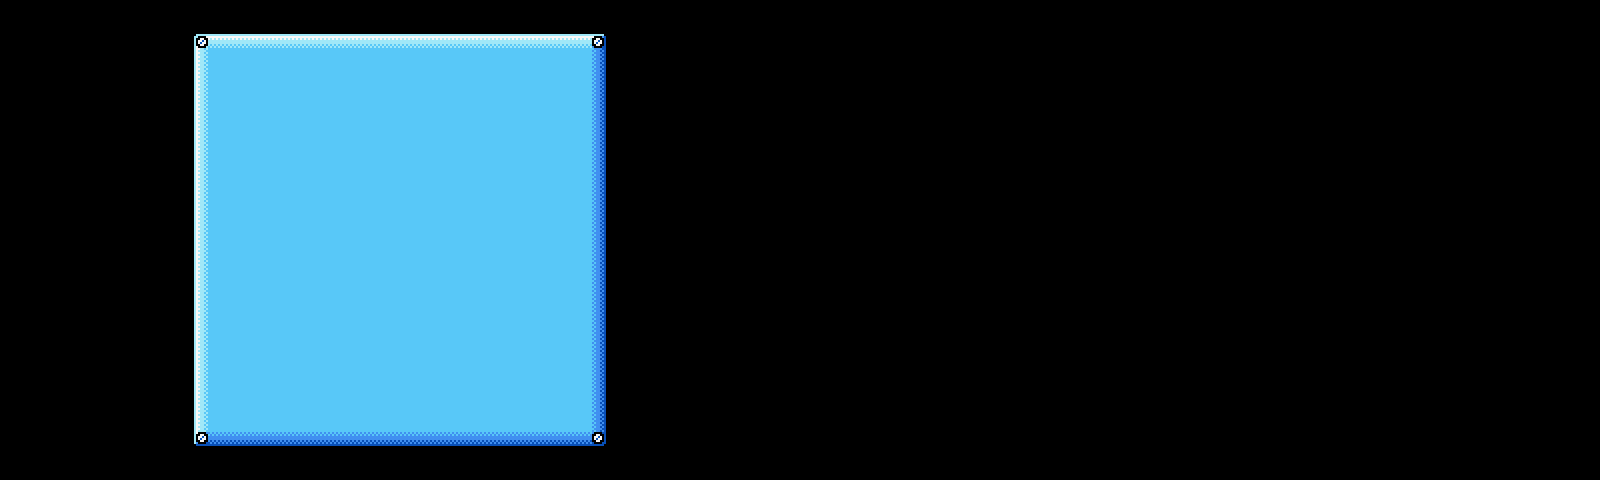

Tiled map render using the project's own tile images. Description and the map definition, with tile-layer contents summarised, below:
An orthogonal 100x30 tile map with 16x16 px tiles, 1 tile layer (block), 2 hidden layers not drawn.

<map version="1.2" tiledversion="1.2.0" orientation="orthogonal" renderorder="right-down" width="100" height="30" tilewidth="16" tileheight="16" infinite="0" nextlayerid="7" nextobjectid="1">
 <tileset firstgid="1" name="tileset" tilewidth="16" tileheight="16" tilecount="4096" columns="64">
  <image source="../source/effects_UI_tiles/tileset_jef.png" trans="ff00ff" width="1024" height="1024" />
 </tileset>
 <layer id="2" name="block" width="100" height="30">
  <data>[3000 cells, 676 non-empty, 36 distinct tile ids]</data>
 </layer>
 <layer id="5" name="left" width="100" height="30" visible="0">
  <data>[3000 cells, 24 non-empty, 24 distinct tile ids]</data>
 </layer>
 <layer id="6" name="right" width="100" height="30" visible="0">
  <data>[3000 cells, 24 non-empty, 24 distinct tile ids]</data>
 </layer>
</map>
